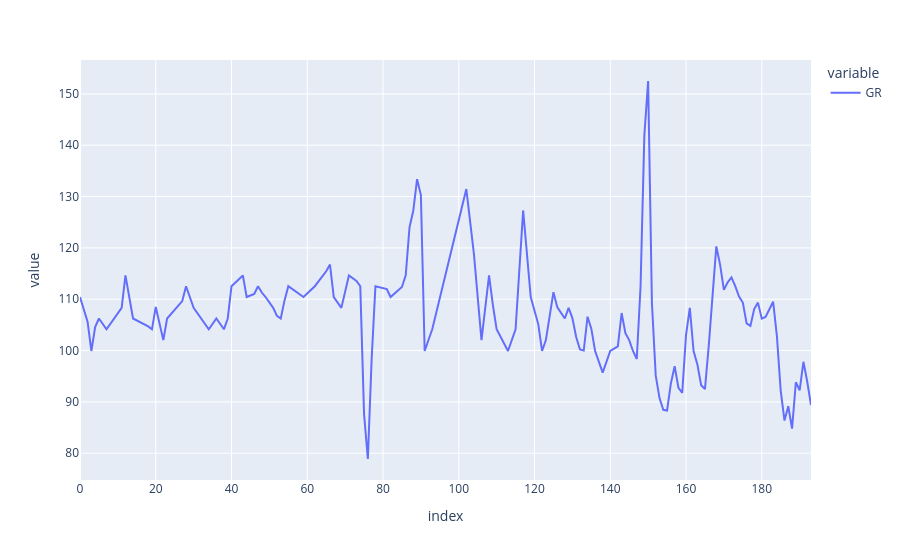

Notebook cell for this chart:
### Code cell
px.line(well_data[well_data.TVT<11000].GR.dropna())

### Figure 1 — Plotly figure (JSON) as saved in the notebook; plotly's stock layout.template omitted (floating-point values rounded to 4 significant figures; data arrays with more than 128 entries replaced by an {"elided": "..."} marker saying what was removed)
{"data": [{"hovertemplate": "variable=GR<br>index=%{x}<br>value=%{y}<extra></extra>", "legendgroup": "GR", "line": {"color": "#636efa", "dash": "solid"}, "marker": {"symbol": "circle"}, "mode": "lines", "name": "GR", "orientation": "v", "showlegend": true, "type": "scatter", "x": {"elided": "134 int values"}, "xaxis": "x", "y": {"elided": "134 float values"}, "yaxis": "y"}], "layout": {"legend": {"title": {"text": "variable"}, "tracegroupgap": 0}, "margin": {"t": 60}, "xaxis": {"anchor": "y", "domain": [0, 1], "title": {"text": "index"}}, "yaxis": {"anchor": "x", "domain": [0, 1], "title": {"text": "value"}}}}
